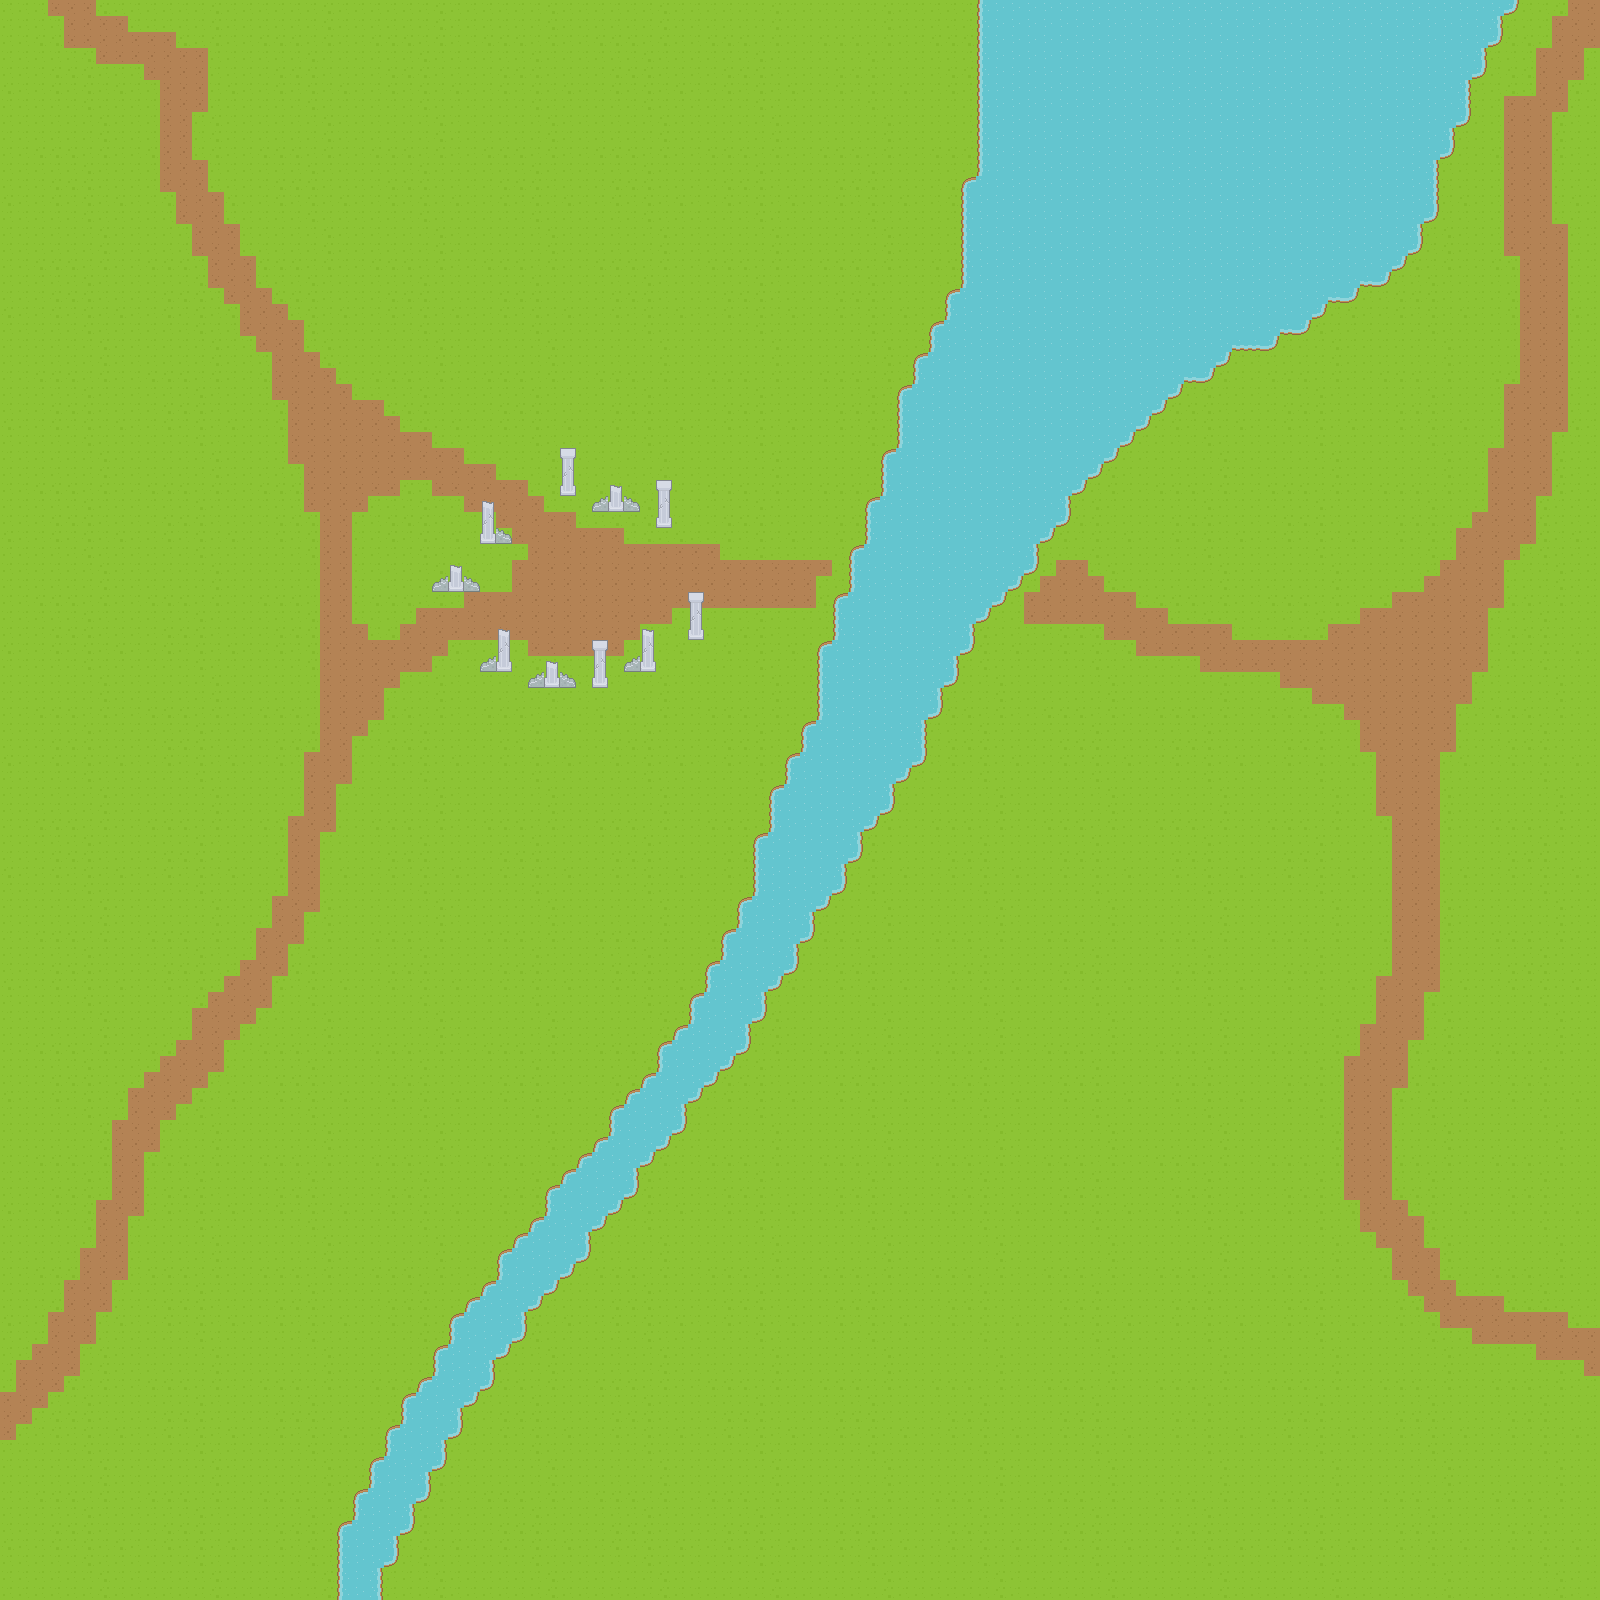

Below is a game level as drawn by its tile map, then a one-line description and the .tmx that defines it (tile-layer data replaced by summaries):
An orthogonal 100x100 tile map with 16x16 px tiles, 4 tile layers (grass and river, road, buildings, bridge), 4 tilesets.

<map version="1.0" tiledversion="1.0.3" orientation="orthogonal" renderorder="right-down" width="100" height="100" tilewidth="16" tileheight="16" nextobjectid="1">
 <tileset firstgid="1" source="../tilesets/city.tsx" />
 <tileset firstgid="1037" source="../tilesets/dungeon.tsx" />
 <tileset firstgid="1559" source="../tilesets/Indoor.tsx" />
 <tileset firstgid="2027" source="../tilesets/overworld.tsx" />
 <layer name="grass and river" width="100" height="100">
  <data>[10000 cells, 10000 non-empty, 8 distinct tile ids]</data>
 </layer>
 <layer name="road" width="100" height="100">
  <data>[10000 cells, 841 non-empty, 1 distinct tile ids]</data>
 </layer>
 <layer name="buildings" width="100" height="100">
  <data>[10000 cells, 36 non-empty, 6 distinct tile ids]</data>
 </layer>
 <layer name="bridge" width="100" height="100">
  <data>[10000 cells, 0 non-empty, 0 distinct tile ids]</data>
 </layer>
</map>
